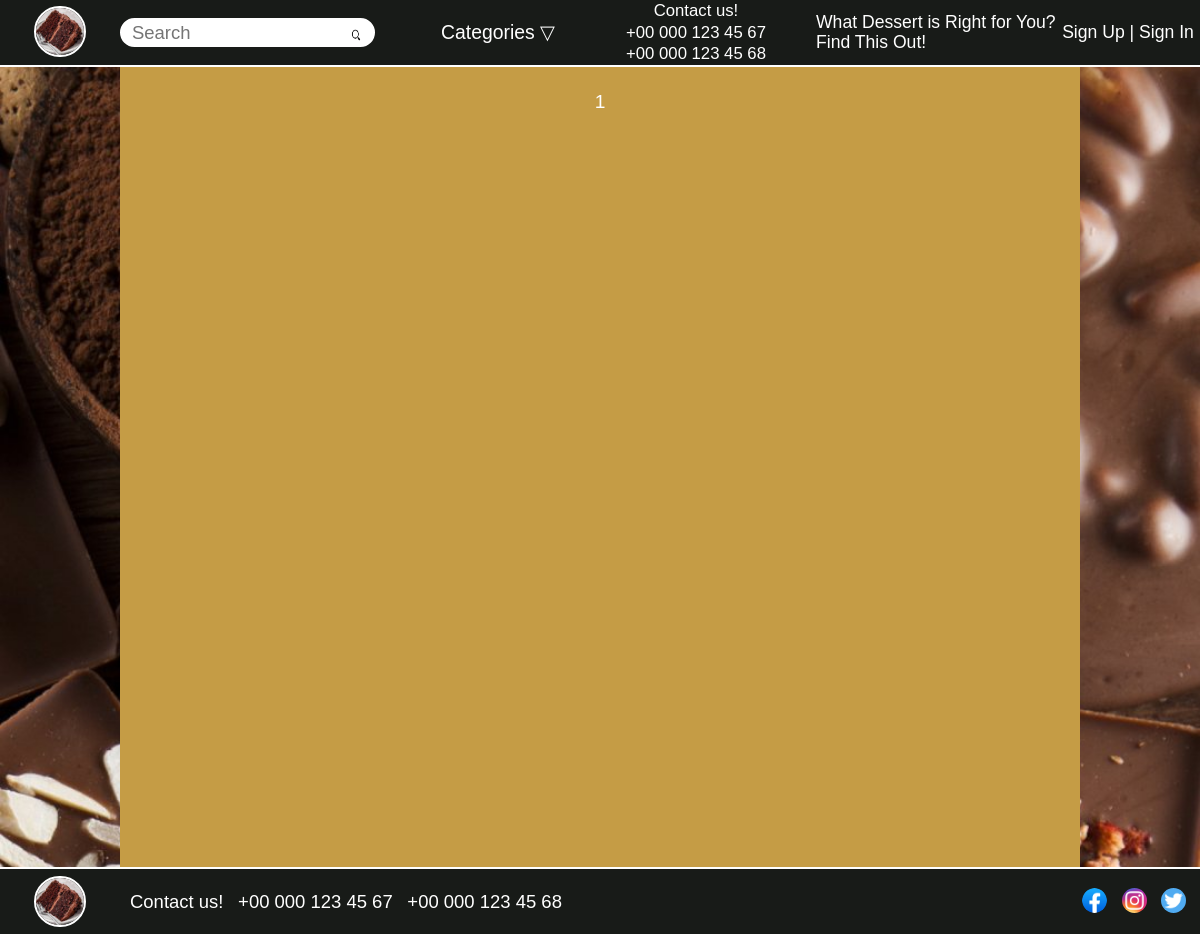
The page /category/desserts/ on the database as committed earlier.
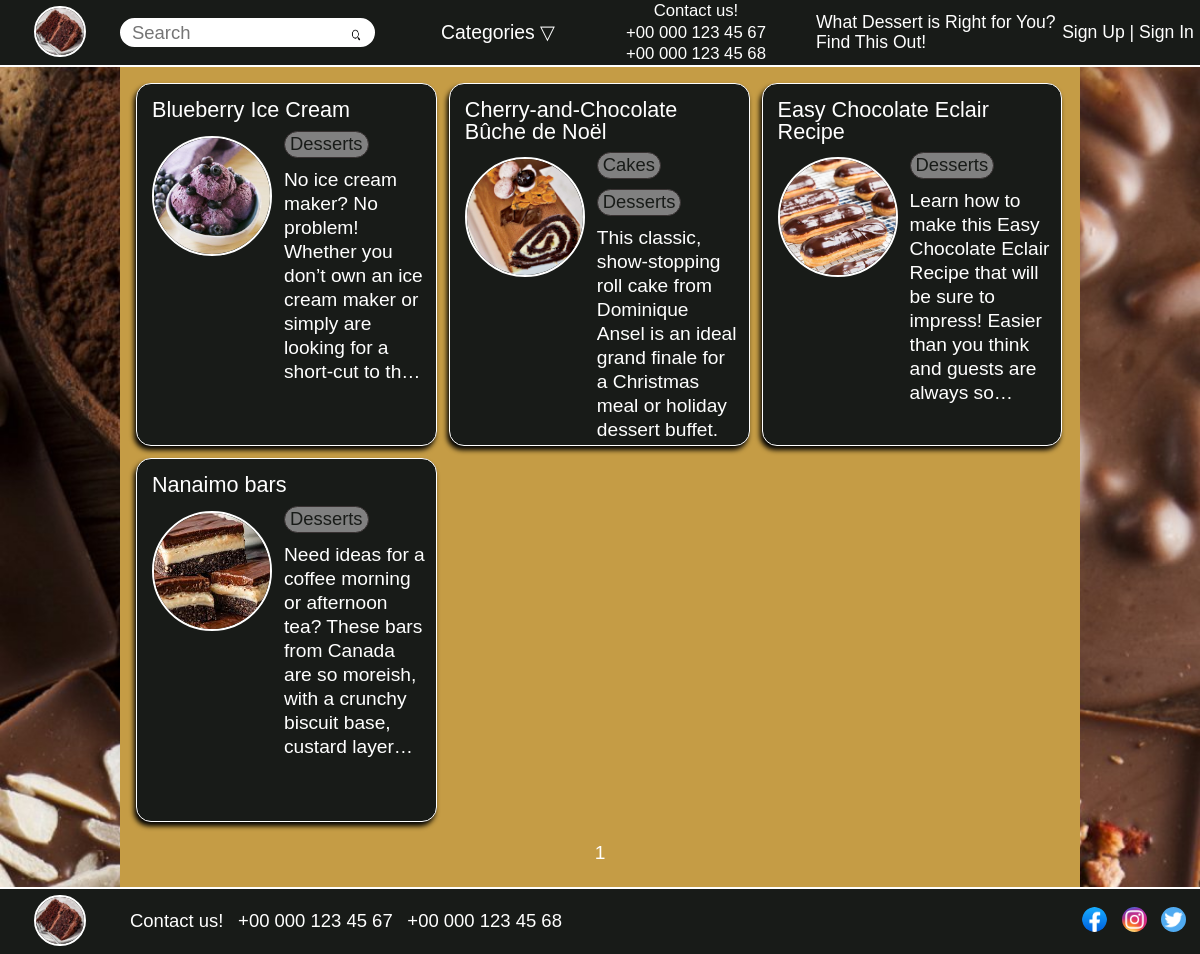
The same page on the database as committed later.
### recipes/models.py (models this page shows, shortened)
class Recipes(models.Model):
    title = models.CharField(max_length=255)
    slug = models.SlugField(max_length=255, unique=True, db_index=True)
    description = models.TextField()
    recipe = models.TextField()
    photo = models.ImageField(upload_to='photos/%Y/%m/%d/')
    time_create = models.TimeField(auto_now_add=True)
    time_update = models.TimeField(auto_now=True)
    is_published = models.BooleanField(default=True)
    cat = models.ManyToManyField(Category,)
    class Meta:
        verbose_name = 'Recipes'
        verbose_name_plural = 'Recipes'
        ordering = ['title', 'time_create']
    def get_absolute_url(self):
        return reverse('show_recipe', kwargs={'rec_slug': self.slug})

class Category(models.Model):
    name = models.CharField(max_length=255)
    slug = models.SlugField(max_length=255, unique=True, db_index=True)
    def get_absolute_url(self):
        return reverse('show_category', kwargs={'cat_slug': self.slug})
    class Meta:
        verbose_name = 'Category'
        verbose_name_plural = 'Categories'
        ordering = ['id', 'name']

### recipes/views.py (the view)
# urls.py: path('category/<slug:cat_slug>/', ShowCategory.as_view(), name='show_category'),
class ShowCategory(DataMixin, ListView):
    model = Recipes
    template_name = 'recipes/main.html'
    context_object_name = 'recipes'
    def get_queryset(self):
        return Recipes.objects.filter(cat__slug=self.kwargs['cat_slug'], is_published=True)
    def get_context_data(self, *, object_list=None, **kwargs):
        context = super().get_context_data(**kwargs)
        cat = Category.objects.get(slug=self.kwargs['cat_slug'])
        context['cat_selected'] = cat.slug
        c_def = self.get_user_context()
        return dict(list(c_def.items()) + list(context.items()))

### recipes/templatetags/tags.py (called while the page is built)
@register.simple_tag()
def category():
    return Category.objects.all()

### recipes/utils.py (called while the page is built)
    def get_user_context(self, **kwargs):
        context = kwargs
        context['menu'] = menu
        return context

### recipes/templates/recipes/main.html
{% extends 'recipes/base.html' %}
{% load tags %}
{% block content %}
{% for recipe in recipes %}
<div class="block">
    <a href="{{ recipe.get_absolute_url }}" class="block-title">{{ recipe.title }}</a>
    <div class="block-content">
        {% if recipe.photo %}
        <img src="{{ recipe.photo.url }}" class="block-image" />
        {% endif %}
        {% for category in recipe.cat.all %}
        <div class="block-categories">
            <a href="{{ category.get_absolute_url }}">{{ category.name }}</a>
        </div>
        {% endfor %}
        <p>
            {{ recipe.description|linebreaks|truncatewords:50 }}
        </p>
    </div>
</div>
{% endfor %}
{% endblock %}

Rows that differ between the two databases and show on the page:
now on this page (row edited): Recipes: title "Blueberry Ice Cream", photo (picture), description "No ice cream maker? No problem! Whether you don’t own an ice cream maker or simply are looking for a short-cut to…"
now on this page (row unchanged): Category: name "Desserts"
now on this page (row edited): Recipes: title "Cherry-and-Chocolate Bûche de Noël", photo (picture), description "This classic, show-stopping roll cake from Dominique Ansel is an ideal grand finale for a Christmas meal or holiday dessert buffet."
now on this page (row unchanged): Category: name "Cakes", shown under "Cherry-and-Chocolate Bûche de Noël"
now on this page (row edited): Recipes: title "Easy Chocolate Eclair Recipe", photo (picture), description "Learn how to make this Easy Chocolate Eclair Recipe that will be sure to impress! Easier than you think and guests are always…"
now on this page (row edited): Recipes: title "Nanaimo bars", photo (picture), description "Need ideas for a coffee morning or afternoon tea? These bars from Canada are so moreish, with a crunchy biscuit base, custard…"
